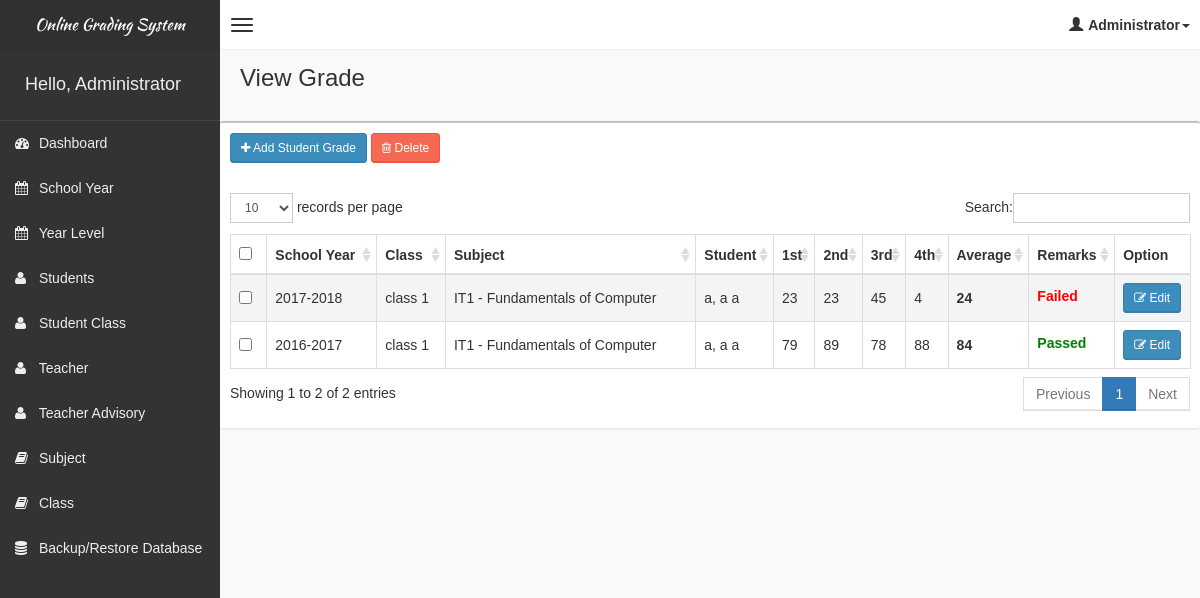
/pages/studgrade/studgrade.php (signed in), run on the app's committed database.
### tables this page shows
CREATE TABLE IF NOT EXISTS `tblstudentgrade` (
  `id` int(11) NOT NULL AUTO_INCREMENT,
  `studentid` int(11) NOT NULL,
  `schoolyearid` int(11) NOT NULL,
  `subjectid` int(11) NOT NULL,
  `classid` int(11) NOT NULL,
  `adviserid` int(11) NOT NULL,
  `1stgrading` int(11) NOT NULL,
  `2ndgrading` int(11) NOT NULL,
  `3rdgrading` int(11) NOT NULL,
  `4thgrading` int(11) NOT NULL,
  `gradeaverage` int(11) NOT NULL,
  `remarks` varchar(20) NOT NULL,
  PRIMARY KEY (`id`)
);

CREATE TABLE IF NOT EXISTS `tblschoolyear` (
  `id` int(11) NOT NULL AUTO_INCREMENT,
  `schoolyear` varchar(20) NOT NULL,
  PRIMARY KEY (`id`),
  UNIQUE KEY `schoolyear` (`schoolyear`)
);

CREATE TABLE IF NOT EXISTS `tblclass` (
  `id` int(11) NOT NULL AUTO_INCREMENT,
  `classname` varchar(20) NOT NULL,
  `schoolyearid` int(11) NOT NULL,
  `yearlevelid` int(11) NOT NULL,
  PRIMARY KEY (`id`)
);

CREATE TABLE IF NOT EXISTS `tblsubjects` (
  `id` int(11) NOT NULL AUTO_INCREMENT,
  `subjectname` varchar(50) NOT NULL,
  `description` varchar(50) NOT NULL,
  `yearlevelid` int(11) NOT NULL,
  PRIMARY KEY (`id`)
);

### pages/studgrade/studgrade.php (the view, shortened to what this page needs)
<!DOCTYPE html>
<html>
    <?php include('../head_css.php'); ?>
    <body class="skin-black">
        <?php
        include "../connection.php";
        ?>
        <?php include('../header.php'); ?>
        <div class="wrapper row-offcanvas row-offcanvas-left">
            <?php include('../sidebar-left.php'); ?>
            <aside class="right-side">
                <section class="content-header">
                    <h1>
                        View Grade
                    </h1>
                </section>
                <section class="content">
                    <div class="row">
                            <div class="box">
                                <div class="box-header">
                                    <div style="padding:10px;">
                                        <button class="btn btn-primary btn-sm" data-toggle="modal" data-target="#addStudGradeModal"><i class="fa fa-plus" aria-hidden="true"></i> Add Student Grade</button>
                                        <button class="btn btn-danger btn-sm" data-toggle="modal" data-target="#deleteModal"><i class="fa fa-trash-o" aria-hidden="true"></i> Delete</button>
                                    </div>
                                </div>
                                <div class="box-body table-responsive">
                                <form method="post">
                                    <table id="table" class="table table-bordered table-striped">
                                        <thead>
                                            <tr>
                                                <th style="width: 20px !important;"><input type="checkbox" name="chk_delete[]" class="cbxMain" onchange="checkMain(this)" /></th>
                                                <th>School Year</th>
                                                <th>Class</th>
                                                <th>Subject</th>
                                                <th>Student</th>
                                                <th>1st</th>
                                                <th>2nd</th>
                                                <th>3rd</th>
                                                <th>4th</th>
                                                <th>Average</th>
                                                <th>Remarks</th>
                                                <th style="width: 40px !important;">Option</th>
                                            </tr>
                                        </thead>
                                        <tbody>
                                            <?php
                                            $squery = mysqli_query($con, "SELECT *,sg.id as sgid, CONCAT(t.lname, ', ', t.fname, ' ', t.mname)  as tname, CONCAT(s.lname, ', ', s.fname, ' ', s.mname)  as sname
                                                                        FROM tblstudentgrade sg
                                                                        LEFT JOIN tblstudentclass sc ON sg.classid = sc.classid
                                                                        AND sg.studentid = sc.studentid
                                                                        AND sg.subjectid = sc.subjectid
                                                                        LEFT JOIN tblstudent s ON sg.studentid = s.id
                                                                        LEFT JOIN tblteacheradvisory ta ON sg.classid = ta.classid
                                                                        LEFT JOIN tblteacher t ON sg.adviserid = t.id
                                                                        LEFT JOIN tblclass c ON sg.classid = c.id
                                                                        LEFT JOIN tblschoolyear sy ON sg.schoolyearid = sy.id
                                                                        LEFT JOIN tblsubjects sb on sg.subjectid = sb.id
                                                                        where sg.adviserid = '".$_SESSION['userid']."' ");
                                            while($row = mysqli_fetch_array($squery))
                                            {
                                                echo '
                                                <tr>
                                                    <td><input type="checkbox" name="chk_delete[]" class="chk_delete" value="'.$row['sgid'].'" /></td>
                                                    <td>'.$row['schoolyear'].'</td>
                                                    <td>'.$row['classname'].'</td>
                                                    <td>'.$row['subjectname'].' - '.$row['description'].'</td>
                                                    <td>'.$row['sname'].'</td>
                                                    <td>'.$row['1stgrading'].'</td>
                                                    <td>'.$row['2ndgrading'].'</td>
                                                    <td>'.$row['3rdgrading'].'</td>
                                                    <td>'.$row['4thgrading'].'</td>
                                                    <td><b>'.$row['gradeaverage'].'</b></td>
                                                    <td>'.($row['remarks'] == "Passed" ? "<label style='color:green'>".$row['remarks']."</label>" : (($row['remarks'] == "Failed") ? "<label style='color:red'>".$row['remarks']."</label>" : "<label style='color:black'>No Final Remarks</label>")) .'</td>
                                                    <td><button class="btn btn-primary btn-sm" data-target="#editModal'.$row['sgid'].'" data-toggle="modal"><i class="fa fa-pencil-square-o" aria-hidden="true"></i> Edit</button></td>
                                                </tr>
                                                ';
                                            }
                                            ?>
                                        </tbody>
                                    </table>
                                    </form>
                                </div>
                            </div>
                    </div>
                </section>
            </aside>
        </div>
    </body>
</html>

### pages/header.php (shortened to what this page needs)
<?php
 echo  '<header class="header">
          <a href="#" class="logo">
              Online Grading System
          </a>
          <nav class="navbar navbar-static-top" role="navigation">
              <a href="#" class="navbar-btn sidebar-toggle" data-toggle="offcanvas" role="button">
                  <span class="sr-only">Toggle navigation</span>
                  <span class="icon-bar"></span>
                  <span class="icon-bar"></span>
                  <span class="icon-bar"></span>
              </a>
              <div class="navbar-right">
                  <ul class="nav navbar-nav">
                      <li class="dropdown user user-menu">
                          <a href="#" class="dropdown-toggle" data-toggle="dropdown">
                              <i class="glyphicon glyphicon-user"></i>';
                              if($_SESSION['role'] == "Administrator"){
                                  $user = mysqli_query($con,"SELECT * from tbladmin where id = '".$_SESSION['userid']."' ");
                                  while($row = mysqli_fetch_array($user)){
                                      echo'<span>'.$row['accounttype'].'<i class="caret"></i></span>';
                                  }
                              }
                              elseif($_SESSION['role'] == "Teacher"){
                                  $user = mysqli_query($con,"SELECT * from tblteacher where id = '".$_SESSION['userid']."' ");
                                  while($row = mysqli_fetch_array($user)){
                                      $_SESSION['user'] = $row['fname'].' '.$row['lname'];
                                      echo'<span>'.$row['fname'].' '.$row['lname'].'<i class="caret"></i></span>';
                                  }
                              }
                              elseif($_SESSION['role'] == "Student"){
                                  $user = mysqli_query($con,"SELECT * from tblstudent where id = '".$_SESSION['userid']."' ");
                                  while($row = mysqli_fetch_array($user)){
                                      $_SESSION['user'] = $row['fname'].' '.$row['lname'];
                                      echo'<span>'.$row['fname'].' '.$row['lname'].'<i class="caret"></i></span>';
                                  }
                              }
                          echo '</a>
                          <ul class="dropdown-menu">
                              <li class="user-header bg-light-blue">
                                  <p>
                                      '.$_SESSION['user'].'
                                  </p>
                              </li>
                              <li class="user-footer">
                                  <div class="pull-left">
                                      <a href="#" class="btn btn-default btn-flat" data-toggle="modal" data-target="#editProfileModal">Edit Profile</a>
                                  </div>
                                  <div class="pull-right">
                                      <a href="../../logout.php" class="btn btn-default btn-flat">Sign out</a>
                                  </div>
                              </li>
                          </ul>
                      </li>
                  </ul>
              </div>
          </nav>
      </header>'; ?>

### pages/sidebar-left.php (shortened to what this page needs)
<?php
	echo '
	<aside class="left-side sidebar-offcanvas">
                <section class="sidebar">
                    <div class="user-panel">
                        <div class="pull-left info">
                            <h4>Hello, ';
                                if($_SESSION['role'] == "Administrator"){
                                    $user = mysqli_query($con,"SELECT * from tbladmin where id = '".$_SESSION['userid']."' ");
                                    while($row = mysqli_fetch_array($user)){
                                        echo $row['accounttype'];
                                    }
                                }
                                elseif($_SESSION['role'] == "Teacher"){
                                    $user = mysqli_query($con,"SELECT * from tblteacher where id = '".$_SESSION['userid']."' ");
                                    while($row = mysqli_fetch_array($user)){
                                        $_SESSION['user'] = $row['fname'].' '.$row['lname'];
                                        echo $row['fname'].' '.$row['lname'];
                                    }
                                }
                                elseif($_SESSION['role'] == "Student"){
                                    $user = mysqli_query($con,"SELECT * from tblstudent where id = '".$_SESSION['userid']."' ");
                                    while($row = mysqli_fetch_array($user)){
                                        $_SESSION['user'] = $row['fname'].' '.$row['lname'];
                                        echo $row['fname'].' '.$row['lname'];
                                    }
                                }
                                echo '
                            </h4>
                        </div>
                    </div>
                    <ul class="sidebar-menu">';
                        if($_SESSION['role'] == "Administrator"){
                            echo '
                            <li>
                                <a href="../dashboard/dashboard.php">
                                    <i class="fa  fa-dashboard"></i> <span>Dashboard</span>
                                </a>
                            </li>
                            <li>
                                <a href="../schoolyear/schoolyear.php">
                                    <i class="fa fa-calendar"></i> <span>School Year</span>
                                </a>
                            </li>
                            <li>
                                <a href="../yearlevel/yearlevel.php">
                                    <i class="fa fa-calendar"></i> <span>Year Level</span>
                                </a>
                            </li>
                            <li>
                                <a href="../student/student.php">
                                    <i class="fa fa-user"></i> <span>Students</span>
                                </a>
                            </li>
                            <li>
                                <a href="../studentclass/studentclass.php">
                                    <i class="fa fa-user"></i> <span>Student Class</span>
                                </a>
                            </li>
                            <li>
                                <a href="../teacher/teacher.php">
                                    <i class="fa fa-user"></i> <span>Teacher</span>
                                </a>
                            </li>
                            <li>
                                <a href="../teacheradvisory/teacheradvisory.php">
                                    <i class="fa fa-user"></i> <span>Teacher Advisory</span>
                                </a>
                            </li>
                            <li>
                                <a href="../subject/subject.php">
                                    <i class="fa fa-book"></i> <span>Subject</span>
                                </a>
                            </li>
                            <li>
                                <a href="../class/class.php">
                                    <i class="fa fa-book"></i> <span>Class</span>
                                </a>
                            </li>
                            <li>
                                <a href="../backup/backup.php">
                                    <i class="fa fa-database"></i> <span>Backup/Restore Database</span>
                                </a>
                            </li>';
                        }
                        echo'
                    </ul>
                </section>
            </aside>
	';
?>

### data on the page
tblstudentgrade: schoolyearid.schoolyear "2017-2018", classid.classname "class 1", subjectid.subjectname "IT1", subjectid.description "Fundamentals of Computer", sname "a, a a", 1stgrading "23", 2ndgrading "23", 3rdgrading "45", 4thgrading "4", gradeaverage "24", remarks "Failed"
tblstudentgrade: schoolyearid.schoolyear "2016-2017", classid.classname "class 1", subjectid.subjectname "IT1", subjectid.description "Fundamentals of Computer", sname "a, a a", 1stgrading "79", 2ndgrading "89", 3rdgrading "78", 4thgrading "88", gradeaverage "84", remarks "Passed"

### other printed values
$row['accounttype'] "Administrator"
